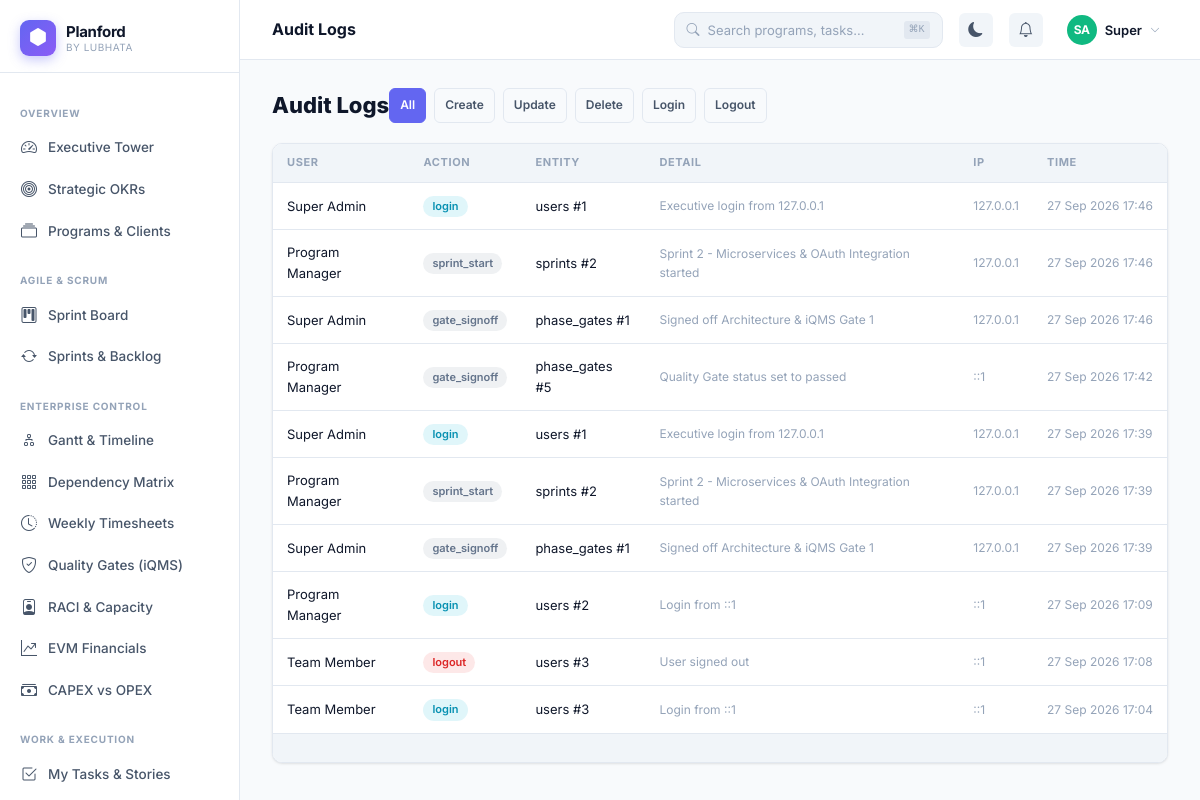
The page /admin/audit (signed in) on the database its author committed.
### tables this page shows
CREATE TABLE `audit_logs` (
  `id` bigint unsigned NOT NULL AUTO_INCREMENT,
  `user_id` int unsigned DEFAULT NULL,
  `org_id` int unsigned DEFAULT NULL,
  `action` varchar(50) NOT NULL,
  `entity` varchar(50) NOT NULL,
  `entity_id` int unsigned DEFAULT NULL,
  `detail` text,
  `ip` varchar(45) DEFAULT NULL,
  `ua` varchar(200) DEFAULT NULL,
  `created_at` datetime NOT NULL DEFAULT CURRENT_TIMESTAMP,
  PRIMARY KEY (`id`),
  KEY `org_action` (`org_id`,`action`),
  KEY `user_id` (`user_id`),
  KEY `entity` (`entity`,`entity_id`)
);

CREATE TABLE `users` (
  `id` int unsigned NOT NULL AUTO_INCREMENT,
  `org_id` int unsigned NOT NULL,
  `name` varchar(120) NOT NULL,
  `email` varchar(150) NOT NULL,
  `password` varchar(255) NOT NULL,
  `role` enum('super_admin','org_admin','pm','member','stakeholder','viewer') NOT NULL DEFAULT 'member',
  `avatar` varchar(300) DEFAULT NULL,
  `title` varchar(100) DEFAULT NULL,
  `department` varchar(100) DEFAULT NULL,
  `is_active` tinyint(1) NOT NULL DEFAULT '1',
  `last_login` datetime DEFAULT NULL,
  `timezone` varchar(60) DEFAULT 'Asia/Kolkata',
  `settings` json DEFAULT NULL,
  `created_at` datetime NOT NULL DEFAULT CURRENT_TIMESTAMP,
  PRIMARY KEY (`id`),
  UNIQUE KEY `email_org` (`email`,`org_id`),
  KEY `org_id` (`org_id`)
);

### src/Models/DB.php (called while the page is built, shortened)
<?php
class DB {
    private static ?DB $instance = null;
    private mysqli $conn;
    private function __construct() {
        $this->conn = new mysqli(DB_HOST, DB_USER, DB_PASS, DB_NAME, DB_PORT);
        $this->conn->set_charset('utf8mb4');
        $this->conn->query("SET time_zone = '+05:30'");
    }
    public static function get(): self {
        if (!self::$instance) self::$instance = new self();
        return self::$instance;
    }
    private function types(array $params): string {
        return implode('', array_map(fn($v) =>
            is_int($v) ? 'i' : (is_float($v) ? 'd' : 's'), $params));
    }
    public function query(string $sql, array $params = []): mysqli_result|bool {
        $stmt = $this->conn->prepare($sql);
        $stmt->bind_param($this->types($params), ...$params);
        $stmt->execute();
        $result = $stmt->get_result();
        return $result !== false ? $result : true;
    }
    public function fetchAll(string $sql, array $params = []): array {
        $r = $this->query($sql, $params);
        return $r->fetch_all(MYSQLI_ASSOC);
    }
}
function db(): DB { return DB::get(); }

### views/admin/audit.php (the view, shortened to what this page needs)
<?php
$db=db(); $orgId=authOrgId(); $page=max(1,(int)($_GET['page']??1));
$filterAction=$_GET['action']??'all'; $where='a.org_id=?'; $params=[$orgId];
$total=$db->fetchColumn("SELECT COUNT(*) FROM audit_logs a WHERE $where",$params);
$logs=$db->fetchAll("SELECT a.*,u.name as user_name FROM audit_logs a LEFT JOIN users u ON a.user_id=u.id WHERE $where ORDER BY a.created_at DESC LIMIT ".PER_PAGE." OFFSET ".(($page-1)*PER_PAGE),$params);
?>
<div class="d-flex align-items-center justify-content-between mb-5">
  <h1 style="font-size:22px;font-weight:800">Audit Logs</h1>
  <div class="d-flex gap-2">
    <?php foreach(['all'=>'All','create'=>'Create','update'=>'Update','delete'=>'Delete','login'=>'Login','logout'=>'Logout'] as $v=>$l): ?>
    <a href="?action=<?= $v ?>" class="btn btn-sm <?= $filterAction===$v?'btn-primary':'btn-outline' ?>"><?= $l ?></a>
    <?php endforeach;?>
  </div>
</div>
<div class="pf-card">
  <div class="pf-table-wrap">
    <table class="pf-table">
      <thead><tr><th>User</th><th>Action</th><th>Entity</th><th>Detail</th><th>IP</th><th>Time</th></tr></thead>
      <tbody>
        <?php foreach($logs as $a): ?>
        <tr><td style="font-size:13px"><?= e($a['user_name']??'System') ?></td>
        <td><span class="badge badge-soft-<?= in_array($a['action'],['delete','logout'])?'danger':($a['action']==='create'?'success':($a['action']==='login'?'info':'secondary')) ?>"><?= e($a['action']) ?></span></td>
        <td style="font-size:13px"><?= e($a['entity']) ?> #<?= $a['entity_id'] ?></td>
        <td style="font-size:12px;color:var(--pf-text-3)"><?= e(truncate($a['detail']??'',70)) ?></td>
        <td style="font-size:12px;color:var(--pf-text-3)"><?= e($a['ip']) ?></td>
        <td style="font-size:12px;color:var(--pf-text-3);white-space:nowrap"><?= fDate($a['created_at'],'d M Y H:i') ?></td>
        </tr>
        <?php endforeach;?>
      </tbody>
    </table>
  </div>
  <div class="pf-card-footer"><?= pagination($total,$page,PER_PAGE,url('admin/audit').'?action='.$filterAction) ?></div>
</div>
<?php $content=ob_get_clean(); require VIEW_PATH.'layouts/app.php';

### index.php (shortened to what this page needs)
<?php
require_once __DIR__ . '/src/Models/DB.php';
require_once __DIR__ . '/src/Helpers/helpers.php';
$uri    = parse_url($_SERVER['REQUEST_URI'], PHP_URL_PATH);
$base   = parse_url(APP_URL, PHP_URL_PATH);
$path   = '/' . trim(substr($uri, strlen($base)), '/');
foreach ($routes as $route => [$view, $roles]) {
    if ($path === $route || $path === $route . '/') {
        require VIEW_PATH . str_replace('/', DIRECTORY_SEPARATOR, $view) . '.php';
        break;
    }
}

### assets/css/planford.css (style rules this page uses)
:root { --pf-indigo: #6366f1; --pf-violet: #8b5cf6; --pf-pink: #ec4899; --pf-cyan: #06b6d4; --pf-green: #22c55e; --pf-amber: #f59e0b; --pf-red: #ef4444; --pf-blue: #3b82f6; --pf-teal: #14b8a6; --pf-orange: #f97316; --pf-bg: #f8fafc; --pf-surface: #ffffff; --pf-surface2: #f1f5f9; --pf-border: #e2e8f0; --pf-text: #0f172a; --pf-text-2: #475569; --pf-text-3: #94a3b8; --pf-sidebar-w: 240px; --pf-header-h: 60px; --pf-radius: 10px; --pf-radius-sm: 6px; --pf-radius-lg: 16px; --pf-shadow: 0 1px 3px rgba(0,0,0,.08), 0 1px 2px rgba(0,0,0,.04); --pf-shadow-md: 0 4px 12px rgba(0,0,0,.1); --pf-shadow-lg: 0 12px 32px rgba(0,0,0,.12); --pf-transition: all .2s cubic-bezier(.4,0,.2,1); --pf-font: 'Inter', -apple-system, BlinkMacSystemFont, 'Segoe UI', sans-serif; }
*, *::before, *::after { box-sizing: border-box; margin: 0; padding: 0; }
html { font-size: 14px; scroll-behavior: smooth; }
body { font-family: var(--pf-font); background: var(--pf-bg); color: var(--pf-text); line-height: 1.6; -webkit-font-smoothing: antialiased; min-height: 100vh; }
a { color: var(--pf-indigo); text-decoration: none; transition: var(--pf-transition); }
.pf-card { background: var(--pf-surface); border: 1px solid var(--pf-border); border-radius: var(--pf-radius); box-shadow: var(--pf-shadow); overflow: hidden; }
.pf-card-footer { padding: 14px 20px; border-top: 1px solid var(--pf-border); background: var(--pf-surface2); }
.btn { display: inline-flex; align-items: center; gap: 6px; padding: 7px 16px; border-radius: var(--pf-radius-sm); font-size: 13px; font-weight: 600; border: 1px solid transparent; cursor: pointer; transition: var(--pf-transition); text-decoration: none; white-space: nowrap; line-height: 1.4; }
.btn-primary { background: var(--pf-indigo); color: #fff; border-color: var(--pf-indigo); }
.btn-outline { background: transparent; color: var(--pf-text-2); border-color: var(--pf-border); }
.btn-sm { padding: 4px 10px; font-size: 12px; }
.pf-table-wrap { overflow-x: auto; }
.pf-table { width: 100%; border-collapse: collapse; font-size: 13px; }
.pf-table th { padding: 10px 14px; text-align: left; font-size: 11px; font-weight: 700; text-transform: uppercase; letter-spacing: .6px; color: var(--pf-text-3); background: var(--pf-surface2); border-bottom: 1px solid var(--pf-border); white-space: nowrap; }
.pf-table td { padding: 12px 14px; border-bottom: 1px solid var(--pf-border); color: var(--pf-text); vertical-align: middle; }
.pf-table tr:last-child td { border-bottom: none; }
.badge { display: inline-flex; align-items: center; gap: 4px; padding: 3px 9px; border-radius: 999px; font-size: 11px; font-weight: 600; line-height: 1.4; white-space: nowrap; }
.badge-soft-danger { background: rgba(239,68,68,.12); color: #dc2626; }
.badge-soft-info { background: rgba(6,182,212,.12); color: #0891b2; }
.badge-soft-secondary { background: rgba(100,116,139,.1); color: #64748b; }
.d-flex { display: flex; }
.gap-2 { gap: 8px; }
.mb-5 { margin-bottom: 20px; }

### rows shown on the page
audit_logs: user.name "Super Admin", action "login", entity "users", entity "1", detail "Executive login from 127.0.0.1", ip "127.0.0.1", created_at "27 Sep 2026 17:46"
audit_logs: user.name "Program Manager", action "sprint_start", entity "sprints", entity "2", detail "Sprint 2 - Microservices & OAuth Integration started", ip "127.0.0.1", created_at "27 Sep 2026 17:46"
audit_logs: user.name "Super Admin", action "gate_signoff", entity "phase_gates", entity "1", detail "Signed off Architecture & iQMS Gate 1", ip "127.0.0.1", created_at "27 Sep 2026 17:46"
audit_logs: user.name "Program Manager", action "gate_signoff", entity "phase_gates", entity "5", detail "Quality Gate status set to passed", ip "::1", created_at "27 Sep 2026 17:42"
audit_logs: user.name "Super Admin", action "login", entity "users", entity "1", detail "Executive login from 127.0.0.1", ip "127.0.0.1", created_at "27 Sep 2026 17:39"
audit_logs: user.name "Program Manager", action "sprint_start", entity "sprints", entity "2", detail "Sprint 2 - Microservices & OAuth Integration started", ip "127.0.0.1", created_at "27 Sep 2026 17:39"
audit_logs: user.name "Super Admin", action "gate_signoff", entity "phase_gates", entity "1", detail "Signed off Architecture & iQMS Gate 1", ip "127.0.0.1", created_at "27 Sep 2026 17:39"
audit_logs: user.name "Program Manager", action "login", entity "users", entity "2", detail "Login from ::1", ip "::1", created_at "27 Sep 2026 17:09"
audit_logs: user.name "Team Member", action "logout", entity "users", entity "3", detail "User signed out", ip "::1", created_at "27 Sep 2026 17:08"
audit_logs: user.name "Team Member", action "login", entity "users", entity "3", detail "Login from ::1", ip "::1", created_at "27 Sep 2026 17:04"

### other values the page prints
$l "All"
$l "Create"
$l "Update"
$l "Delete"
$l "Login"
$l "Logout"
